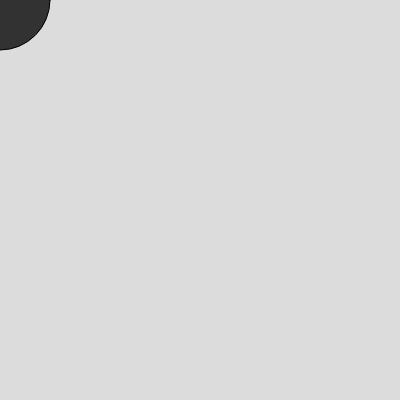
Frame 1 (no input)
Frame 60 (no input): identical to frame 1, image omitted
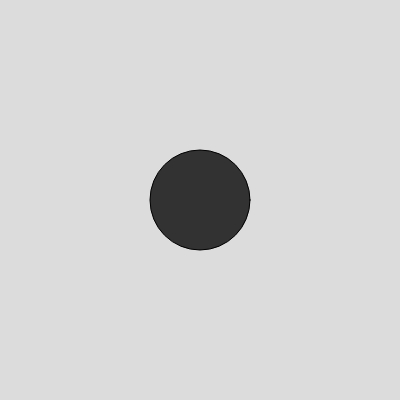
Frame 120 (the mouse pressed at the canvas centre since frame 60)

The p5.js sketch that drew these frames (run headless with seeded random() and noise() and a simulated clock; from frame 60 on, the mouse is pressed at the canvas centre):

// p5.js sketch
// ── sketch.js
function setup() {
  createCanvas(400, 400);
}

function draw() {
  background(220);
  fill(50,50,50);
  ellipse(mouseX,mouseY,100,100);
}
